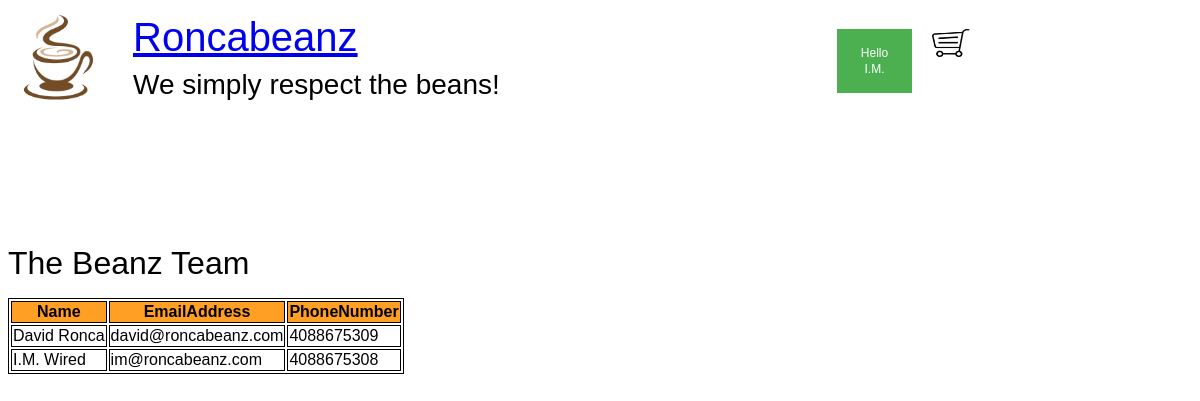
The page /TheTeam.php (signed in) on the database its author committed.
### tables this page shows
CREATE TABLE `Team` (
  `Name` varchar(64) NOT NULL,
  `EmailAddress` varchar(64) NOT NULL,
  `PhoneNumber` varchar(10) NOT NULL
);

### lib/DBHelper.php (called while the page is built, shortened)
<?php
class DBHelper
{
    private  $mySqliCon = null;
    public function __construct()
    {
        $conn = new mysqli(DB_HOST, DB_USER, DB_PASS, DB_NAME) or die("Connect failed: %s\n" . $conn->error);
        $this->mySqliCon = $conn;
    }
    public function close()
    {
        if($this->mySqliCon != null)
        {
            $this->mySqliCon = null;
        }
    }
    function query($query)
    {
        $result = $this->mySqliCon->query($query);
        return$result;
    }
}

### TheTeam.php (the view, shortened to what this page needs)
<?php
include 'lib/DBHelper.php';
$dbh = new DBHelper();
?>
<html>
 <head>
	<link rel="stylesheet" href="roncabeanz_style.css" type="text/css" />
    <link href="css/Header.css" rel="stylesheet" type="text/css">
 </head>
 <body>
 <div class="wrapperContainer">
        <?php include 'Header.php'; ?>
    </div>
 <div class="row">
 </div>
 <h1>The Beanz Team</h1>
<?php
$query = "SELECT * FROM `Team` WHERE 1";
$result = $dbh->query($query);
$num_fields = mysqli_num_fields($result);
$fields = mysqli_fetch_fields($result);
?>
<table>
    <tr>
        <?php for ($i = 0; $i < $num_fields; $i++){ ?>
                <th><?php echo $fields[$i]->name;?></th>
        <?php } ?>
    </tr>
        <?php while ($row = mysqli_fetch_array($result)) {?>
            <tr>
            <?php for ($i = 0; $i < $num_fields; $i++){?>
            <td><?php echo $row[$fields[$i]->name] ?></td>
            <?php } ?>
        <?php } ?>
    </tr>
</table>
</body>
</html>

### css/roncabeanz_style.css (style rules this page uses)
h1, h2, h3, h4 { color: black; font-weight: normal; line-height: 1.1em; margin: 0 0 .5em 0; }
table, th, td { border: 1px solid black; }
th { background: #ff9f23; }
td { background: white; }

### css/Header.css (style rules this page uses)
body { font-family: Arial, Helvetica, sans-serif; }
* { box-sizing: border-box; }
.row:after { content: ""; display: table; clear: both; height: 10%; }
.wrapperContainer { margin: 0 auto; width:100%; height:20vh; }

### rows shown on the page
team: Name "David Ronca", EmailAddress "david@roncabeanz.com", PhoneNumber "4088675309"
team: Name "I.M. Wired", EmailAddress "im@roncabeanz.com", PhoneNumber "4088675308"

### other values the page prints
$userName "I.M."
$fields[$i]->name "Name"
$fields[$i]->name "EmailAddress"
$fields[$i]->name "PhoneNumber"
